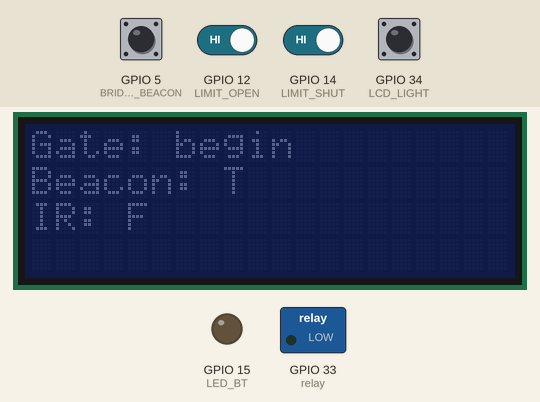
Simulated run of this sketch. Board: ESP32. Parts: 20×4 character LCD, switched loads named in the sketch (green lamp = pin HIGH), output pins drawn as LEDs (lit = HIGH). Wiring (inferred from the names in the program): 2 × IR receiver: data GPIO 18 / data GPIO 23. The test bench sets the inputs (shaded band); at power-on: GPIO 5 (BRIDGE_IN_BEACON), GPIO 12 (LIMIT_OPEN), GPIO 14 (LIMIT_SHUT), GPIO 34 (LCD_LIGHT) HIGH.

Above: at 4.3 s.
4.4 s: GPIO 14 (LIMIT_SHUT) driven LOW
At 6.3 s:
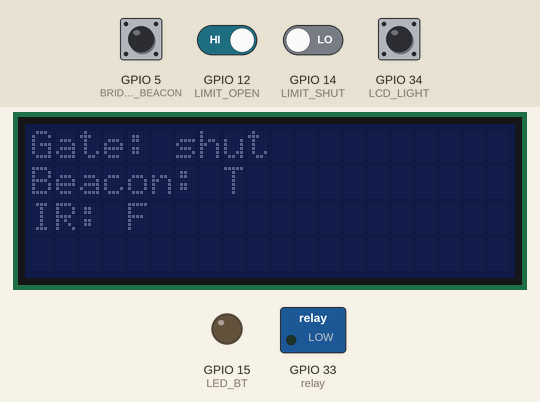
7.4 s: GPIO 14 (LIMIT_SHUT) driven HIGH
At 8.0 s:
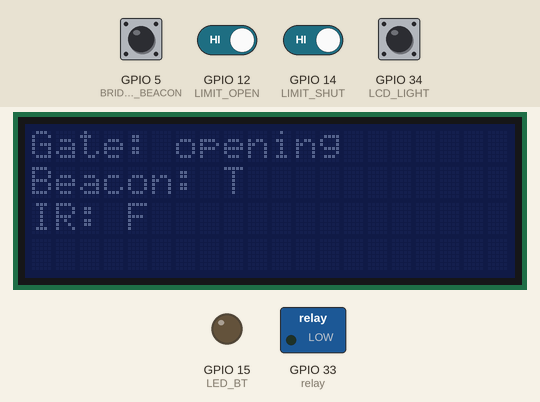
10.4 s: GPIO 12 (LIMIT_OPEN) driven LOW
At 11.1 s:
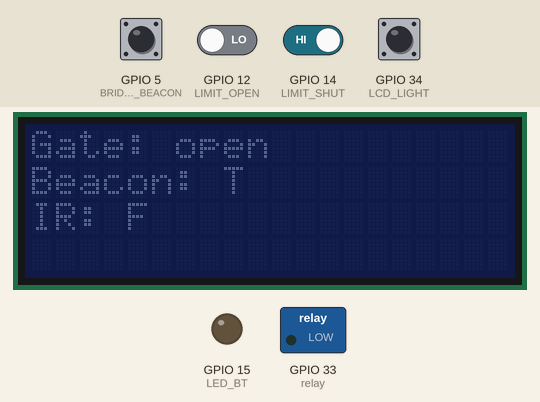
13.4 s: GPIO 5 (BRIDGE_IN_BEACON) pulled LOW for 0.15 s
At 13.63 s:
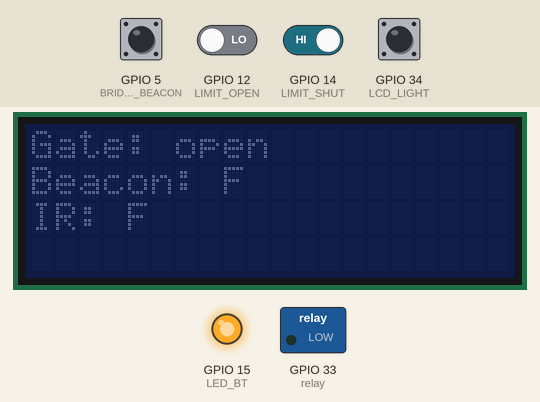
16.5 s: GPIO 34 (LCD_LIGHT) pulled LOW for 0.15 s
At 16.72 s:
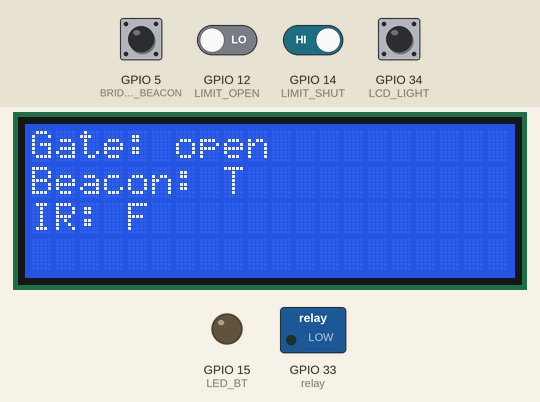
19.6 s: GPIO 5 (BRIDGE_IN_BEACON) pulled LOW for 1 s
At 21.7 s:
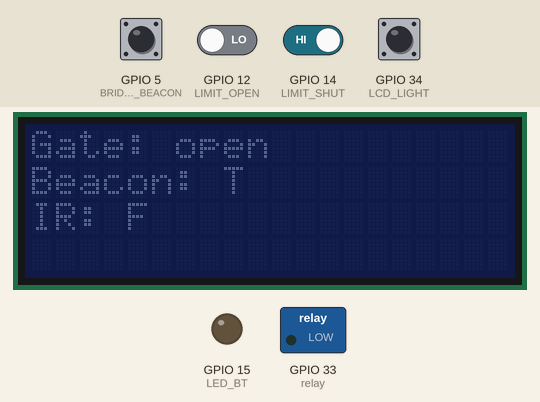
Timing chart, 0 to 23.2 s (numbered marks = the images above; inputs shaded):
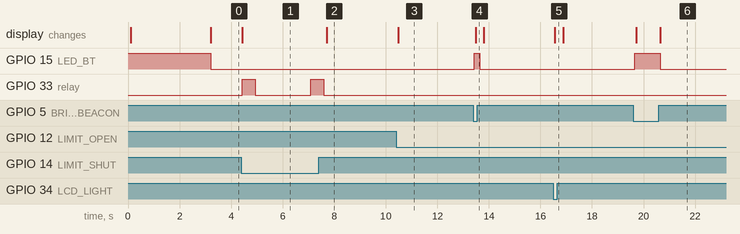

The sketch:

01_main_module.ino
```cpp
// ======================================================
// GateKeeper FINAL – 24/7 Stable (NO String, NO reboot)
// Works with EDGE101 + BLE beacon controller
// ======================================================

#include <Wire.h>
#include <hd44780.h>
#include <hd44780ioClass/hd44780_I2Cexp.h>

// ======================================================
// LCD
// ======================================================

hd44780_I2Cexp lcd;

// ======================================================
// PINS
// ======================================================

// Inputs
const int LCD_LIGHT         = 34;
const int LIMIT_OPEN        = 12;
const int LIMIT_SHUT        = 14;
const int IR_IN             = 23;
const int IR_OUT            = 18;
const int BRIDGE_IN_BEACON  = 5;

// Outputs
const int relay  = 33;
const int LED_BT = 15;

// ======================================================
// ENUMS (MUST BE DECLARED BEFORE USE)
// ======================================================

// Gate state (replaces String gate states)
enum GateState : uint8_t {
  GS_BEGIN = 0,
  GS_SHUT,
  GS_OPEN,
  GS_SHUTTING,
  GS_OPENING
};

// LCD messages
enum LcdMsg : uint8_t {
  LCD_GATE_BEGIN = 0,
  LCD_GATE_SHUT,
  LCD_GATE_OPEN,
  LCD_GATE_SHUTTING,
  LCD_GATE_OPENING,
  LCD_BEACON_VALID,
  LCD_BEACON_NONE,
  LCD_IR_DET,
  LCD_IR_NON
};

// ======================================================
// GLOBAL STATE
// ======================================================

GateState prev_gate_state = GS_BEGIN;

// ======================================================
// HELPERS
// ======================================================

const char* gateStateToStr(GateState s) {
  switch (s) {
    case GS_SHUT:     return "shut";
    case GS_OPEN:     return "open";
    case GS_SHUTTING: return "shutting";
    case GS_OPENING:  return "opening";
    case GS_BEGIN:
    default:          return "begin";
  }
}

// ======================================================
// LED (ACTIVE LOW)
// ======================================================

void led_light(bool on) {
  digitalWrite(LED_BT, on ? LOW : HIGH);
}

// ======================================================
// LCD BACKLIGHT BUTTON
// ======================================================

void check_lcd_light_button() {
  if (digitalRead(LCD_LIGHT) == LOW) lcd.backlight();
  else lcd.noBacklight();
}

// ======================================================
// LCD UPDATE (NO String, CHANGE-ONLY)
// ======================================================

void lcdClearLine(uint8_t row) {
  lcd.setCursor(0, row);
  lcd.print("                    "); // 20 chars
}

void update_lcd(LcdMsg msg) {

  static GateState last_gate_state = GS_BEGIN;
  static char last_beacon = '?';
  static char last_ir     = '?';

  static bool beacon = false;
  static bool ir     = false;

  // Update flags
  switch (msg) {
    case LCD_BEACON_VALID: beacon = true;  break;
    case LCD_BEACON_NONE:  beacon = false; break;
    case LCD_IR_DET:       ir = true;      break;
    case LCD_IR_NON:       ir = false;     break;

    case LCD_GATE_BEGIN:    last_gate_state = GS_BEGIN;    break;
    case LCD_GATE_SHUT:     last_gate_state = GS_SHUT;     break;
    case LCD_GATE_OPEN:     last_gate_state = GS_OPEN;     break;
    case LCD_GATE_SHUTTING: last_gate_state = GS_SHUTTING; break;
    case LCD_GATE_OPENING:  last_gate_state = GS_OPENING;  break;
  }

  // Gate line
  if (msg <= LCD_GATE_OPENING) {
    lcdClearLine(0);
    lcd.setCursor(0, 0);
    lcd.print("Gate: ");
    lcd.print(gateStateToStr(last_gate_state));
  }

  // Beacon line
  char b = beacon ? 'T' : 'F';
  if (b != last_beacon) {
    last_beacon = b;
    lcdClearLine(1);
    lcd.setCursor(0, 1);
    lcd.print("Beacon: ");
    lcd.print(b);
  }

  // IR line
  char i = ir ? 'T' : 'F';
  if (i != last_ir) {
    last_ir = i;
    lcdClearLine(2);
    lcd.setCursor(0, 2);
    lcd.print("IR: ");
    lcd.print(i);
  }
}

// ======================================================
// INIT
// ======================================================

void init_outputs() {
  pinMode(LED_BT, OUTPUT);
  digitalWrite(LED_BT, HIGH);

  pinMode(relay, OUTPUT);
  digitalWrite(relay, LOW);
}

void init_limit_switches() {
  pinMode(LIMIT_OPEN, INPUT_PULLUP);
  pinMode(LIMIT_SHUT, INPUT_PULLUP);
}

void init_ir() {
  pinMode(IR_IN, INPUT_PULLUP);
  pinMode(IR_OUT, INPUT_PULLUP);
}

void init_bridges() {
  pinMode(BRIDGE_IN_BEACON, INPUT_PULLUP);
}

void init_lcd_backlight_button() {
  pinMode(LCD_LIGHT, INPUT_PULLUP);
}

void init_lcd() {
  Wire.begin();
  lcd.begin(20, 4);
  lcd.backlight();

  lcd.clear();
  lcd.setCursor(0, 0);
  lcd.print("    SYSTEM STARTUP   ");
  lcd.setCursor(0, 1);
  lcd.print("   Initializing...   ");

  // startup delay
  delay(3000);
  lcd.noBacklight();
  update_lcd(LCD_GATE_BEGIN);
}

// ======================================================
// SENSOR CHECKS
// ======================================================

bool check_beacon() {
  bool state = digitalRead(BRIDGE_IN_BEACON) == HIGH;
  update_lcd(state ? LCD_BEACON_VALID : LCD_BEACON_NONE);
  led_light(state);
  return state;
}

bool check_ir() {
  static bool detected = false;
  static unsigned long clear_time = 0;
  const unsigned long HOLD = 500;

  if (digitalRead(IR_IN) == LOW || digitalRead(IR_OUT) == LOW) {
    if (!detected) {
      detected = true;
      update_lcd(LCD_IR_DET);
    }
    return true;
  } else {
    if (detected) {
      if (!clear_time) clear_time = millis();
      else if (millis() - clear_time >= HOLD) {
        detected = false;
        clear_time = 0;
        update_lcd(LCD_IR_NON);
      }
      return true;
    }
    return false;
  }
}

// ======================================================
// GATE STATE
// ======================================================

GateState check_gate_state() {
  bool shut = digitalRead(LIMIT_SHUT) == LOW;
  bool open = digitalRead(LIMIT_OPEN) == LOW;

  if (shut) {
    prev_gate_state = GS_SHUT;
    update_lcd(LCD_GATE_SHUT);
  }
  else if (open) {
    prev_gate_state = GS_OPEN;
    update_lcd(LCD_GATE_OPEN);
  }
  else if (prev_gate_state == GS_OPEN) {
    update_lcd(LCD_GATE_SHUTTING);
    return GS_SHUTTING;
  }
  else if (prev_gate_state == GS_SHUT) {
    update_lcd(LCD_GATE_OPENING);
    return GS_OPENING;
  }
  return prev_gate_state;
}

// ======================================================
// REMOTE CONTROL
// ======================================================

void remote_click() {
  digitalWrite(relay, HIGH);
  delay(500);
  digitalWrite(relay, LOW);
  delay(100);
}

// ======================================================
// MAIN LOGIC
// ======================================================

void shutting() {

  // ------------------------------------------------------
  // *** ADDED: Wait up to 3000ms for OPEN to release
  //            (prevents auto-close from skipping safety)
  // ------------------------------------------------------
  unsigned long waitOpenDeadline = millis() + 3000;
  while (check_gate_state() == GS_OPEN) {
    if ((long)(millis() - waitOpenDeadline) >= 0) {
      return; // never left OPEN; don't hang
    }
    delay(10);
    yield();
  }

  // ------------------------------------------------------
  // *** ADDED: Confirm we are actually SHUTTING or already SHUT
  // ------------------------------------------------------
  {
    GateState g = check_gate_state();
    if (g != GS_SHUTTING && g != GS_SHUT) return;
  }

  // ------------------------------------------------------
  // Monitor while shutting
  // ------------------------------------------------------
  while (check_gate_state() == GS_SHUTTING) {

    if (check_ir()) {
      // Reverse
      remote_click();

      // ----------------------------------------------
      // *** ADDED: Wait up to 3000ms for OPEN (timeout)
      // ----------------------------------------------
      unsigned long waitOpenAgainDeadline = millis() + 20000;
      while (check_gate_state() != GS_OPEN) {
        if ((long)(millis() - waitOpenAgainDeadline) >= 0) {
          return; // gave up waiting to reach OPEN; don't hang
        }
        delay(10);
        yield();
      }

      break; // done handling IR reversal
    }

    // *** ADDED: keep ESP32 healthy in long loop
    delay(10);
    yield();
  }

  // ------------------------------------------------------
  // Reboot after ALL confirmed SHUTS (manual or automatic)
  // ------------------------------------------------------
  if (check_gate_state() == GS_SHUT) {
    ESP.restart();
  }
}

void open_gate() {
  remote_click();
  while (check_gate_state() == GS_OPENING) delay(100);
  delay(2000);
}

void shut_gate() {
  remote_click();
  shutting();
}

bool int_delay(unsigned long ms) {
  GateState start = check_gate_state();
  unsigned long t0 = millis();

  while (millis() - t0 <= ms) {
    if (check_beacon() || check_ir()) return false;
    if (check_gate_state() != start) return false;
    delay(50);
    yield();
  }
  return true;
}

void main_conditional() {
  GateState gate = check_gate_state();
  bool beacon = check_beacon();
  bool ir = check_ir();

  if (gate == GS_SHUTTING) shutting();

  if (gate == GS_OPEN && !beacon && !ir) {
    if (int_delay(18000)) shut_gate();
  }

  if (gate == GS_SHUT && beacon) open_gate();
}

// ======================================================
// SETUP / LOOP
// ======================================================

void setup() {
  init_outputs();
  init_limit_switches();
  init_lcd();
  init_lcd_backlight_button();
  init_ir();
  init_bridges();
}

void loop() {
  check_lcd_light_button();
  main_conditional();
}
```

Measured:
- after the input at 4.4 s, GPIO 33 (relay): LOW → HIGH at once, → LOW 0.50 s later, → HIGH 2.2 s later; the display: changes at once (image 1)
- after the input at 7.4 s, GPIO 33 (relay): goes on until 7.6 s, then stays LOW; the display: changes after 0.32 s (image 2)
- after the input at 10.4 s, the display: changes after 0.08 s (image 3)
- after the input at 13.4 s, GPIO 15 (LED_BT): LOW → HIGH at once, → LOW 0.21 s later; the display: changes after 0.09 s (image 4)
- after the input at 16.5 s, the display: changes after 0.06 s (image 5)
- after the input at 19.6 s, GPIO 15 (LED_BT): LOW → HIGH after 0.05 s, → LOW 1.0 s later; the display: first changes after 0.11 s (image 6 shows a later state)
